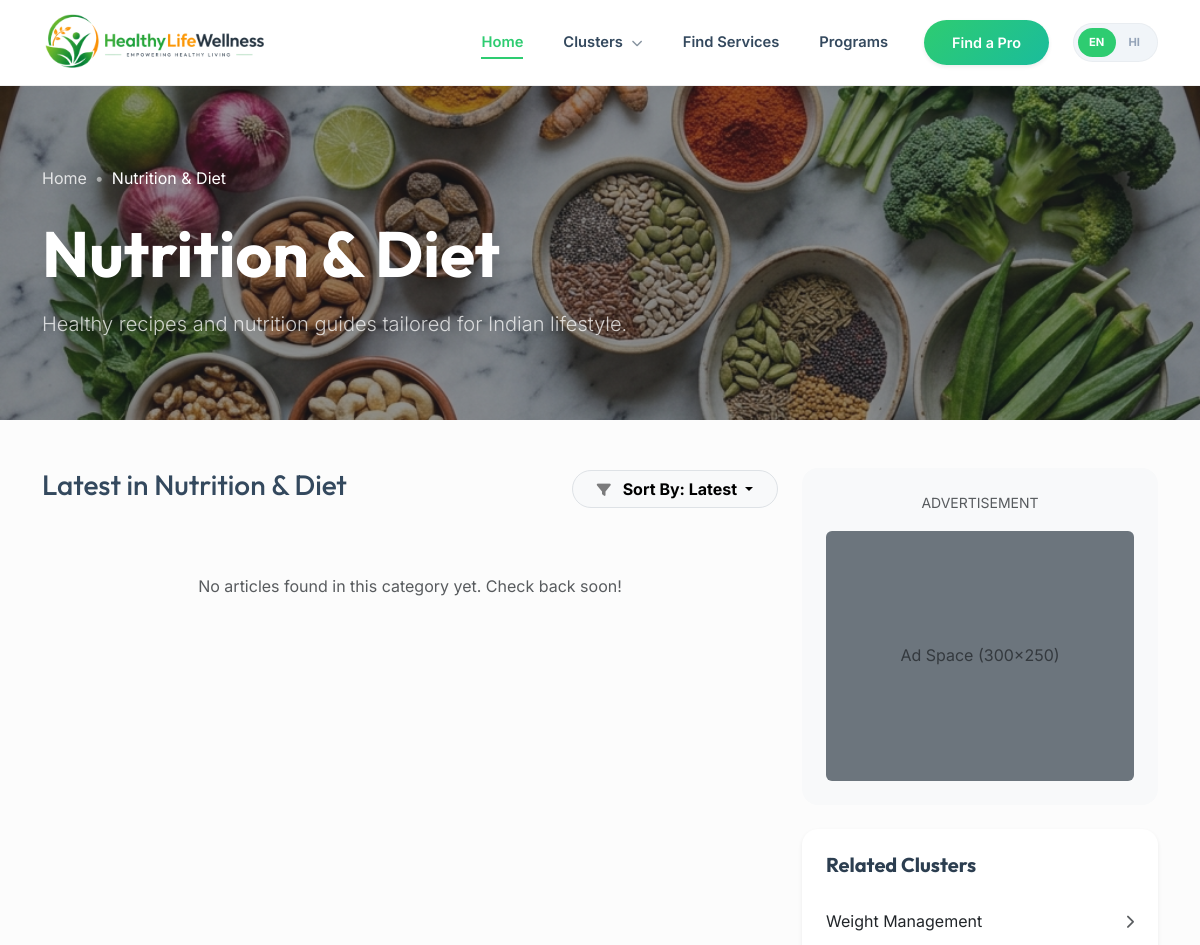
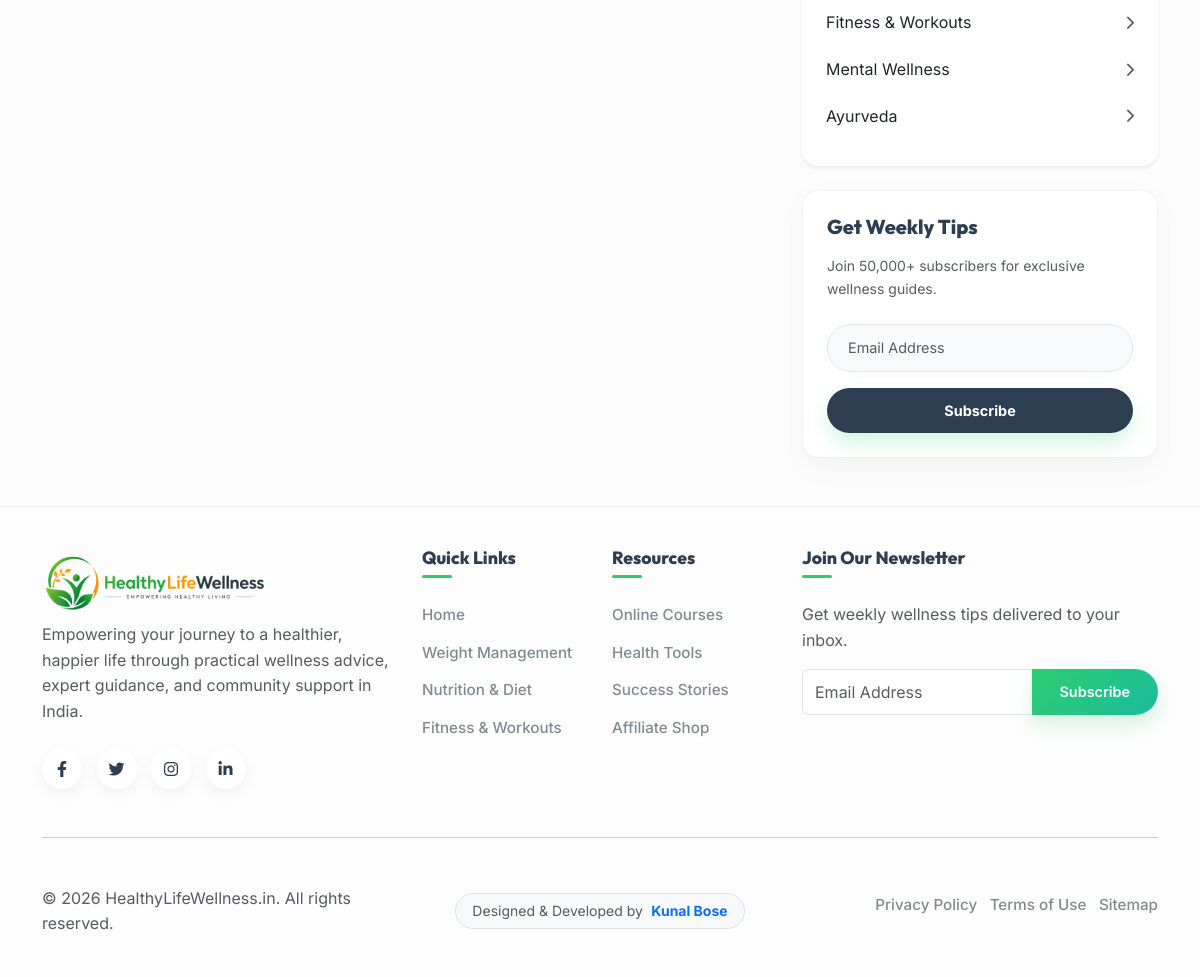
Screenshot of /category.php?slug=diet-plans with the database file from the repository (2 pictures, top to bottom).
### tables this page shows
CREATE TABLE IF NOT EXISTS categories (
    id INT AUTO_INCREMENT PRIMARY KEY,
    name VARCHAR(255) NOT NULL,
    slug VARCHAR(255) NOT NULL UNIQUE,
    description TEXT,
    image VARCHAR(255),
    created_at TIMESTAMP DEFAULT CURRENT_TIMESTAMP
);

### category.php (the view, shortened to what this page needs)
<?php
require_once 'includes/config.php';
$slug = isset($_GET['slug']) ? $_GET['slug'] : 'weight-loss';
$cat = null;
if ($pdo) {
    $stmt = $pdo->prepare("SELECT * FROM categories WHERE slug = ?");
    $stmt->execute([$slug]);
    $cat = $stmt->fetch();
}
include 'includes/header.php';
$cat_img = !empty($cat['image']) ? $cat['image'] : 'assets/img/' . $cat['slug'] . '.png';
?>
<div class="category-header position-relative overflow-hidden py-5 mb-5" style="background: url('<?php echo $cat_img; ?>') no-repeat center center; background-size: cover;">
    <div class="position-absolute top-0 start-0 w-100 h-100 bg-dark opacity-50"></div>
    <div class="container position-relative z-index-1 py-5 text-white">
        <nav aria-label="breadcrumb">
            <ol class="breadcrumb mb-4">
                <li class="breadcrumb-item"><a href="index.php" class="text-white">Home</a></li>
                <li class="breadcrumb-item active text-white" aria-current="page"><?php echo $cat['name']; ?></li>
            </ol>
        </nav>
        <h1 class="display-3 fw-bold mb-3 text-white"><?php echo $cat['name']; ?></h1>
        <p class="lead opacity-75 mb-0 text-white" style="max-width: 600px;"><?php echo $cat['description']; ?></p>
    </div>
</div>
<div class="container mb-5">
    <div class="row">
        <div class="col-lg-8">
            <div class="d-flex justify-content-between align-items-center mb-4">
                <h2 class="h3">Latest in <?php echo $cat['name']; ?></h2>
                <div class="dropdown">
                    <button class="btn btn-light border rounded-pill px-4 fw-bold dropdown-toggle" type="button" data-bs-toggle="dropdown">
                        <i class="fas fa-filter me-2 small opacity-50"></i> Sort By: Latest
                    </button>
                </div>
            </div>
            <div class="row g-4">
                <?php
                $stmt = $pdo->prepare("SELECT * FROM posts WHERE category_id = ? AND status = 'published' ORDER BY created_at DESC");
                $stmt->execute([$cat['id']]);
                $posts = $stmt->fetchAll();
                if (count($posts) > 0):
                    foreach($posts as $post):
                        $p_img = !empty($post['image']) ? $post['image'] : $cat_img;
                ?>
                <div class="col-12" data-aos="fade-up">
                    <div class="card border-0 shadow-sm rounded-4 overflow-hidden mb-4 post-horizontal hover-lift">
                        <div class="row g-0">
                            <div class="col-md-4">
                                <div class="h-100 min-vh-25">
                                    <img src="<?php echo $p_img; ?>" class="img-fluid h-100 w-100" style="object-fit: cover;" alt="<?php echo $post['title']; ?>">
                                </div>
                            </div>
                            <div class="col-md-8">
                                <div class="card-body p-4">
                                    <div class="mb-2">
                                        <span class="badge bg-primary-light text-primary rounded-pill">Expert Article</span>
                                        <small class="text-muted ms-2"><i class="far fa-clock me-1"></i> <?php echo date('M j, Y', strtotime($post['created_at'])); ?></small>
                                    </div>
                                    <h3 class="h4 mb-3 fw-bold"><a href="post.php?slug=<?php echo $post['slug']; ?>" class="text-dark"><?php echo $post['title']; ?></a></h3>
                                    <p class="text-muted mb-4"><?php echo substr(strip_tags($post['content']), 0, 150) . '...'; ?></p>
                                    <div class="d-flex align-items-center justify-content-between">
                                        <div class="d-flex align-items-center">
                                            <img src="https://i.pravatar.cc/150?u=4" class="rounded-circle me-2" width="35" height="35" alt="Author">
                                            <span class="small fw-bold">Expert Contributor</span>
                                        </div>
                                        <a href="post.php?slug=<?php echo $post['slug']; ?>" class="btn btn-outline-primary btn-sm rounded-pill px-3 fw-bold">Read More <i class="fas fa-arrow-right ms-1 small"></i></a>
                                    </div>
                                </div>
                            </div>
                        </div>
                    </div>
                </div>
                <?php endforeach; else: ?>
                <div class="col-12 text-center py-5">
                    <p class="text-muted">No articles found in this category yet. Check back soon!</p>
                </div>
                <?php endif; ?>
            </div>
        </div>
        <div class="col-lg-4">
            <div class="sticky-top" style="top: 100px;">
                <div class="card border-0 bg-light p-4 mb-4 text-center rounded-4">
                    <small class="text-muted d-block mb-3">ADVERTISEMENT</small>
                    <div class="bg-secondary opacity-10 rounded" style="height: 250px; display: flex; align-items: center; justify-content: center;">
                        <span class="text-muted">Ad Space (300x250)</span>
                    </div>
                </div>
                <div class="card border-0 shadow-sm rounded-4 p-4 mb-4">
                    <h5 class="mb-4">Related Clusters</h5>
                    <div class="list-group list-group-flush">
                        <?php
                        $stmt = $pdo->query("SELECT * FROM categories");
                        $all_cats = $stmt->fetchAll();
                        foreach($all_cats as $c): if($c['slug'] == $slug) continue; ?>
                        <a href="category.php?slug=<?php echo $c['slug']; ?>" class="list-group-item list-group-item-action border-0 px-0 d-flex justify-content-between align-items-center">
                            <?php echo $c['name']; ?>
                            <i class="fas fa-chevron-right small text-muted"></i>
                        </a>
                        <?php endforeach; ?>
                    </div>
                </div>
                <div class="card card-newsletter p-4 rounded-4">
                    <h5 class="mb-3">Get Weekly Tips</h5>
                    <p class="small text-muted mb-4">Join 50,000+ subscribers for exclusive wellness guides.</p>
                    <form>
                        <input type="email" class="form-control rounded-pill mb-3 shadow-none" placeholder="Email Address">
                        <button class="btn btn-primary w-100 rounded-pill">Subscribe</button>
                    </form>
                </div>
            </div>
        </div>
    </div>
</div>
<?php include 'includes/footer.php'; ?>

### includes/footer.php (shortened to what this page needs)
<footer class="footer py-5 mt-5">
    <div class="container">
        <div class="row g-4">
            <div class="col-lg-4">
                <a class="navbar-brand mb-4 d-block" href="<?php echo SITE_URL; ?>index.php">
                    <img src="<?php echo SITE_URL; ?>assets/img/logo.png" alt="HealthyLifeWellness Logo" height="100">
                </a>
                <p class="text-muted">Empowering your journey to a healthier, happier life through practical wellness advice, expert guidance, and community support in India.</p>
                <div class="social-links mt-4">
                    <a href="#"><i class="fab fa-facebook-f"></i></a>
                    <a href="#"><i class="fab fa-twitter"></i></a>
                    <a href="#"><i class="fab fa-instagram"></i></a>
                    <a href="#"><i class="fab fa-linkedin-in"></i></a>
                </div>
            </div>
            <div class="col-lg-2 col-md-4">
                <h5 class="mb-4">Quick Links</h5>
                <ul class="list-unstyled">
                    <li><a href="<?php echo SITE_URL; ?>">Home</a></li>
                    <?php
                    $stmt = $pdo->query("SELECT * FROM categories LIMIT 3");
                    $footer_cats = $stmt->fetchAll();
                    foreach($footer_cats as $fc):
                    ?>
                    <li><a href="<?php echo SITE_URL; ?>category.php?slug=<?php echo $fc['slug']; ?>"><?php echo $fc['name']; ?></a></li>
                    <?php endforeach; ?>
                </ul>
            </div>
            <div class="col-lg-2 col-md-4">
                <h5 class="mb-4">Resources</h5>
                <ul class="list-unstyled">
                    <li><a href="programs.php">Online Courses</a></li>
                    <li><a href="#">Health Tools</a></li>
                    <li><a href="#">Success Stories</a></li>
                    <li><a href="#">Affiliate Shop</a></li>
                </ul>
            </div>
            <div class="col-lg-4">
                <h5 class="mb-4">Join Our Newsletter</h5>
                <p class="text-muted">Get weekly wellness tips delivered to your inbox.</p>
                <form class="newsletter-form mt-3">
                    <div class="input-group mb-3">
                        <input type="email" class="form-control" placeholder="Email Address" required>
                        <button class="btn btn-primary" type="submit">Subscribe</button>
                    </div>
                </form>
            </div>
        </div>
        <hr class="my-5">
        <div class="row align-items-center">
            <div class="col-md-4 text-center text-md-start">
                <p class="mb-0 text-muted">&copy; 2026 HealthyLifeWellness.in. All rights reserved.</p>
            </div>
            <div class="col-md-4 text-center">
                <div class="developer-badge d-inline-block px-3 py-1 rounded-pill bg-light border">
                    <span class="text-muted small">Designed & Developed by</span>
                    <a href="https://builtbykunal.online" target="_blank" class="fw-bold text-primary text-decoration-none small ms-1">Kunal Bose</a>
                </div>
            </div>
            <div class="col-md-4 text-center text-md-end">
                <ul class="list-inline mb-0 footer-bottom-links">
                    <li class="list-inline-item"><a href="#">Privacy Policy</a></li>
                    <li class="list-inline-item"><a href="#">Terms of Use</a></li>
                    <li class="list-inline-item"><a href="#">Sitemap</a></li>
                </ul>
            </div>
        </div>
    </div>
</footer>
</body>
</html>

### assets/css/style.css (style rules this page uses)
:root { --primary-color: #2ecc71; --primary-dark: #27ae60; --secondary-color: #f39c12; --accent-color: #e67e22; --dark-color: #2c3e50; --light-color: #f8f9fa; --white: #ffffff; --text-main: #34495e; --text-muted: #7f8c8d; --bg-gradient: linear-gradient(135deg, #fdfbfb 0%, #ebedee 100%); --premium-gradient: linear-gradient(135deg, #2ecc71 0%, #1abc9c 100%); --card-shadow: 0 10px 30px rgba(0,0,0,0.05); --card-hover-shadow: 0 15px 45px rgba(46, 204, 113, 0.15); --glass-bg: rgba(255, 255, 255, 0.8); }
body { font-family: 'Inter', sans-serif; color: var(--text-main); background-color: #fcfcfc; overflow-x: hidden; line-height: 1.6; }
section, .py-5 { padding-top: 40px !important; padding-bottom: 40px !important; }
a { text-decoration: none; color: inherit; transition: all 0.3s ease; }
h1, h2, h3, h4, h5, h6 { font-family: 'Outfit', sans-serif; font-weight: 700; color: var(--dark-color); }
.navbar-brand { padding: 0 !important; margin: 0 !important; display: flex; align-items: center; }
.navbar-brand img { height: 75px; width: auto; display: block; }
.btn-primary { background: var(--premium-gradient); border: none; padding: 12px 28px; border-radius: 50px; font-weight: 600; font-size: 0.9rem; box-shadow: 0 10px 20px rgba(46, 204, 113, 0.2); transition: all 0.3s ease; }
.breadcrumb-item + .breadcrumb-item::before { color: rgba(255, 255, 255, 0.5); content: "•"; }
.breadcrumb a { opacity: 0.8; transition: opacity 0.3s; }
.footer { background: #fdfdfd; border-top: 1px solid rgba(0,0,0,0.05); }
.social-links a { width: 40px; height: 40px; display: inline-flex; align-items: center; justify-content: center; background: var(--white); border-radius: 50%; margin-right: 10px; color: var(--dark-color); box-shadow: 0 5px 15px rgba(0,0,0,0.05); transition: all 0.3s ease; }
.footer h5 { font-size: 1.1rem; font-weight: 800; color: var(--dark-color); margin-bottom: 1.5rem !important; position: relative; padding-bottom: 10px; }
.footer h5::after { content: ''; position: absolute; bottom: 0; left: 0; width: 30px; height: 3px; background: var(--primary-color); border-radius: 50px; }
.footer ul li { margin-bottom: 12px; }
.footer ul li a { color: var(--text-muted); font-weight: 500; font-size: 0.95rem; transition: all 0.3s ease; display: inline-block; }
.footer-bottom-links a { color: var(--text-muted); text-decoration: none; font-size: 0.9rem; transition: color 0.3s ease; }
.card-newsletter { background: #fff; border: 1px solid rgba(0,0,0,0.05); box-shadow: 0 10px 30px rgba(0,0,0,0.04); }
.card-newsletter h5 { font-weight: 800; }
.card-newsletter .form-control { background: #f8fafc; border: 1px solid #e2e8f0; padding: 12px 20px; font-size: 0.9rem; color: #334155; }
.card-newsletter .btn { padding: 12px; font-weight: 700; background: var(--dark-color); color: #fff; border: none; transition: all 0.3s ease; }
.list-group-item-action { transition: all 0.3s ease; border-radius: 12px !important; margin-bottom: 5px; }

### rows the page displays
categories: image+slug (picture), name "Nutrition & Diet", description "Healthy recipes and nutrition guides tailored for Indian lifestyle."
categories: name "Weight Management"
categories: name "Fitness & Workouts"
categories: name "Mental Wellness"
categories: name "Ayurveda"

### other values shown
$t['home'] "Home"
$t['clusters'] "Clusters"
$t['services'] "Find Services"
$t['programs'] "Programs"
$t['find_pro'] "Find a Pro"
